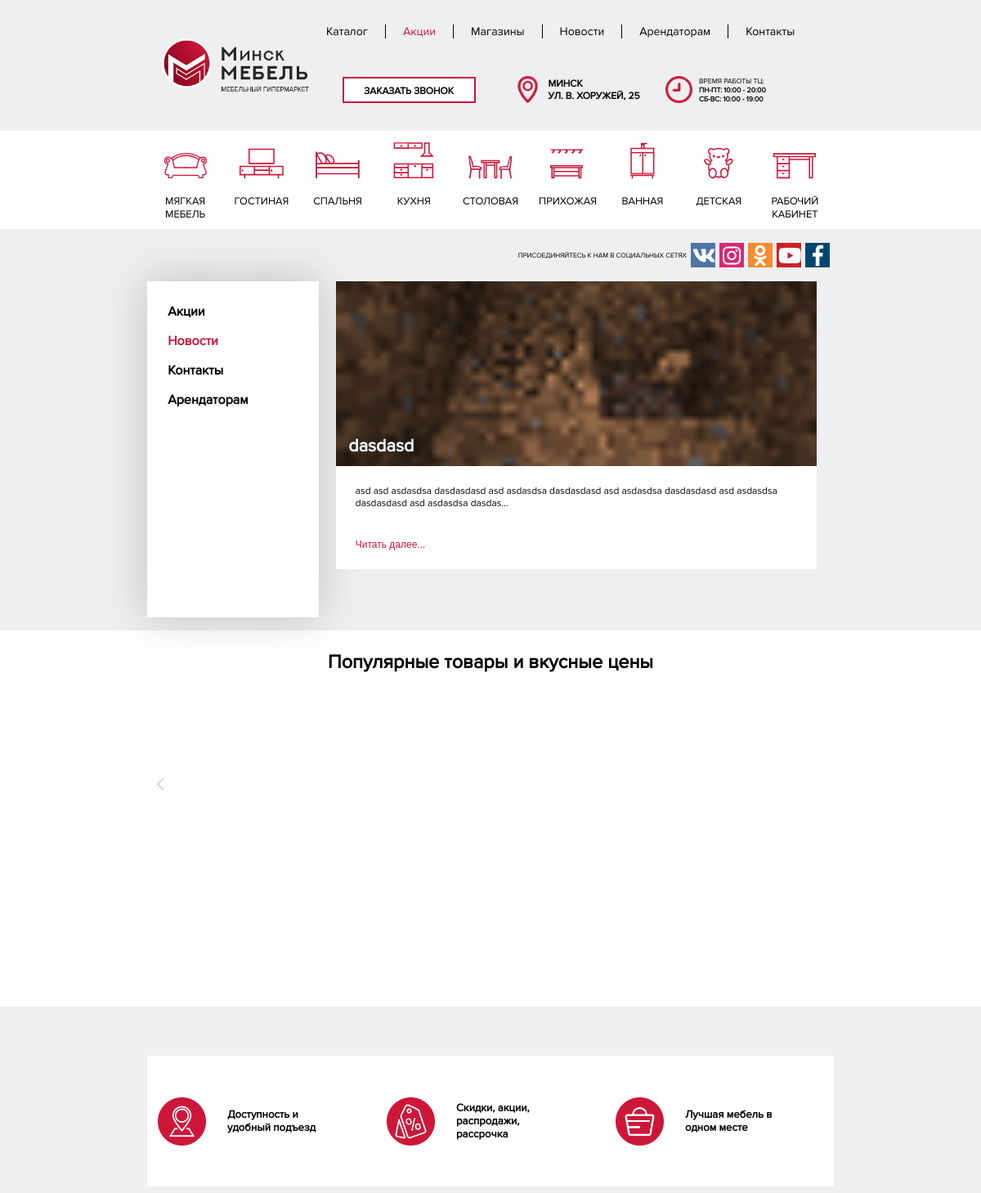
Before: /news/ (upper part) with the older database file.
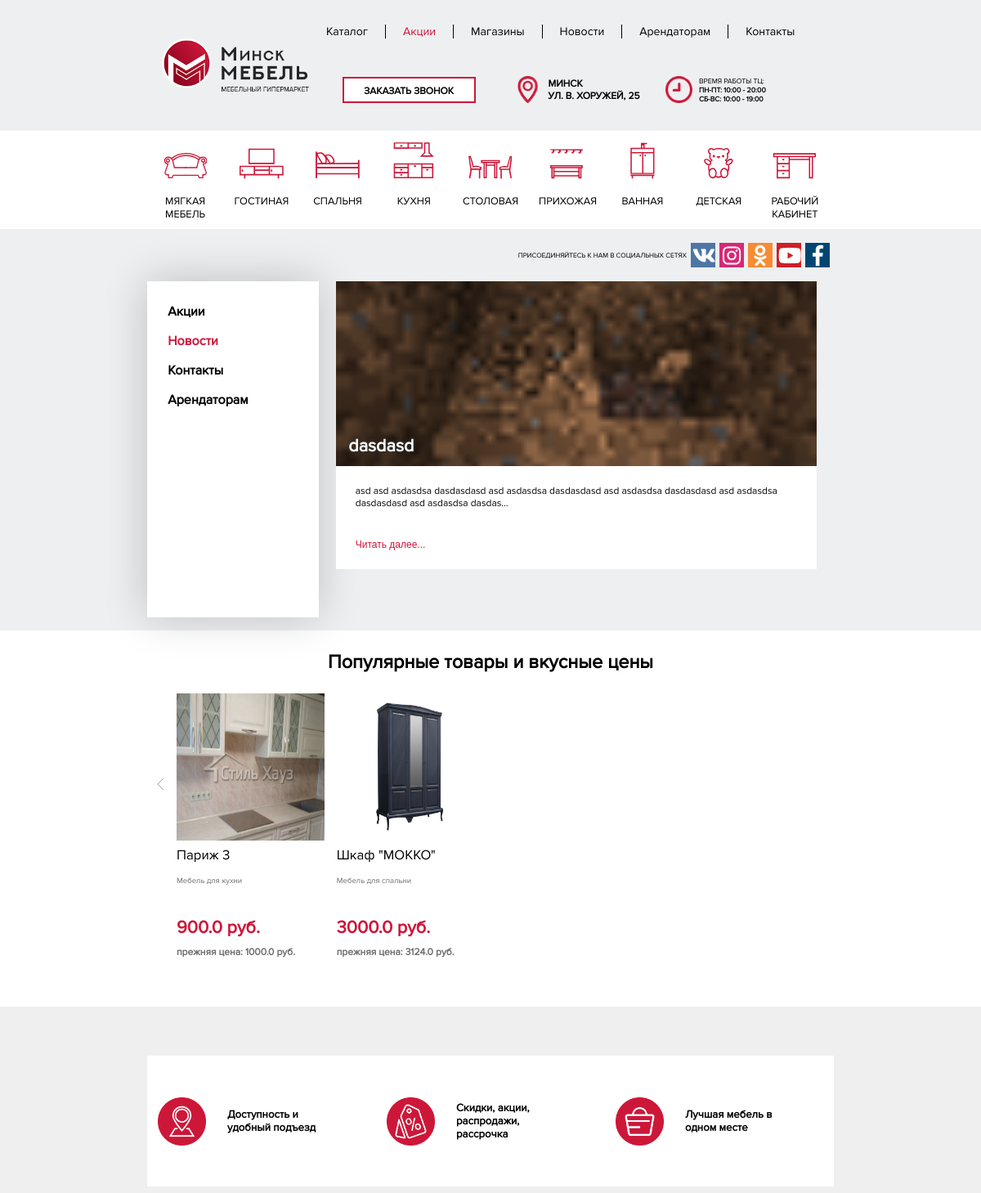
After: the same page with the newer database file.
### mainpage/models.py (models this page shows, shortened)
class New(models.Model):
    title = models.CharField("Заголовок новости", max_length=40)
    image = models.ImageField("Картинка", upload_to="", null=True, blank=True)
    date = models.DateField("Дата", default=datetime.today())
    discriotion = models.TextField("Текст новости")

### catalog/models.py (models this page shows, shortened)
class ShopItem(models.Model):
    categoryTemplate = (
        ('1', 'Мягкая мебель'),
        ('2', 'Гостиная'),
        ('3', 'Спальня'),
        ('4', 'Кухня'),
        ('5', 'Столовая'),
        ('6', 'Прихожая'),
        ('7', 'Ванная'),
        ('8', 'Детская'),
        ('9', 'Рабочий кабинет'),
    )
    title = models.CharField("Название товара",max_length=40)
    subtitle = models.CharField("Краткое описание",max_length=40)
    discriotion = models.TextField("Описание товара")
    size = models.CharField("Размеры",max_length=40, default=None, blank=True)
    matherial = models.CharField("Материал",max_length=40, default=None, blank=True)
    color = models.CharField("Цвета",max_length=40, default=None, blank=True)
    qualities = models.TextField("Доп. характеристики", default=None, blank=True)
    price = models.FloatField("Цена",default=0.00)
    isdiscount = models.BooleanField("На скидке?", default=False)
    newprice = models.FloatField("Новая цена (Если товар не на скидке, пожалуйста, укажите цену, равную обычной)", default=0.00);
    seller = models.ForeignKey(shops, on_delete=models.CASCADE, verbose_name="Поставщик")
    Category = models.CharField("Категория",default='Мягкая мебель',max_length=20, choices=categoryTemplate)
    inCollection = models.ForeignKey(Collection, on_delete=models.SET_NULL, null=True, verbose_name="Коллекция", blank=True)
    image = models.ImageField("Главное фото (обязательно)",upload_to="",null=False, blank=False)
    image1 = models.ImageField("Доп. фото (Необязательно)",default=None,upload_to="",null=True, blank=True)
    image2 = models.ImageField("Доп. фото (Необязательно)",default=None,upload_to="",null=True, blank=True)
    image3 = models.ImageField("Доп. фото (Необязательно)",default=None,upload_to="",null=True, blank=True)
    image4 = models.ImageField("Доп. фото (Необязательно)",default=None,upload_to="",null=True, blank=True)
    image5 = models.ImageField("Доп. фото (Необязательно)",default=None,upload_to="",null=True, blank=True)
    image6 = models.ImageField("Доп. фото (Необязательно)",default=None,upload_to="",null=True, blank=True)
    image7 = models.ImageField("Доп. фото (Необязательно)",default=None,upload_to="",null=True, blank=True)
    image8 = models.ImageField("Доп. фото (Необязательно)",default=None,upload_to="",null=True, blank=True)

### catalog/views.py (the view)
# urls.py: re_path(r'^news/$', views.allnews),
def allnews(request):
    form =forms.ContactForm()
    allnews = New.objects.all()
    alldiscounts1 = models.ShopItem.objects.all();
    alldiscounts = []
    for objj in alldiscounts1:
        if objj.isdiscount:
            alldiscounts.append(objj)
    return render(request, 'allnews.html', {'news': allnews, 'slider2': alldiscounts, "form" : form})

### catalog/templates/allnews.html (shortened to what the changed rows need)
<html>
<head>
    {% load staticfiles %}
    <link rel='stylesheet prefetch' href='https://cdnjs.cloudflare.com/ajax/libs/Swiper/4.0.7/css/swiper.min.css'>
 <link rel="stylesheet" type="text/css" href="{% static 'style.css' %}">
    <link rel="stylesheet" type="text/css" href="{% static 'css/style_index.css' %}">
    <link rel="stylesheet" type="text/css" href="{% static 'style_page.css' %}">
    <link rel="stylesheet" type="text/css" href="{% static 'style_contacts.css' %}">
        <link rel="stylesheet" type="text/css" href="{% static 'mainpage/css/menu.css' %}">
	<link rel="stylesheet" type="text/css" href="{% static 'mainpage/css/adaptation.css' %}">
<link rel="stylesheet" type="text/css" href="{% static 'mainpage/css/callslider.css' %}">
    <link rel="stylesheet"  href="{% static 'lightslider.css' %}"/>
    <link rel="stylesheet"  href="{% static 'slider2.css' %}"/>
</head>
<body>
  <contacts style="height: auto">
      <div class="howtoconnect" style="height: auto">
        <div class="mapandform" style="height:auto">
           {% for new in news %}
            <div class="news" style="width:100%; background-color: white;">
             <div class="name" style="width:100%;font-weight: bold;font-size: 1.8vw;padding-top: 32%;padding-bottom: 2%;font-family: Proxima;background: url({{new.image.url}});color: white;background-size: cover;background-position: center;"><a href="/news/{{new.id}}" style="text-decoration: none;margin-left: 15px;color: inherit;text-shadow: 0px 0px 5px #2f2f2f;">{{new.title}}</a> </div>
              <div class="content" style= "background-color:white;width:92%; font-size: 1vw;margin-bottom: 2%; padding: 4%; font-family: Proxima">
                  {{new.discriotion}}
              </div>
              <p class="readd" style="font-size: 1vw; background-color: white; padding-left: 4%; padding-bottom: 4%"><a href="/news/{{new.id}}" style="color: #CD1639;">Читать далее...</a></p>
            </div>
            {% endfor %}
        </div>
          </div>
  </contacts>
  <products style="background-color:white">
    <div class="slider2">
     <ul id="content-slider" class="content-slider">
               {% for objj in slider2 %}
             <div>
                  <li class="listitem" >
                  <div class="contentslider2">
                  		<div class="image" style="background-image: url({{objj.image.url}});"><a href="/catalog/{{objj.id}}/?category={{category}}" style="display: block; width: 100%; height: 100%"></a> </div>
                  		<div style="display:table; height: 10%">
                  			<div class="name">
                  				{{objj.title}}
                  			</div>
                  		</div>
                  		<div style="display:table; height: 7%">
                  			<div class="more">
                  				{{objj.subtitle}}
                  			</div>
                  		</div>
                  		<div style="display:table; height: 16%">
                  			<div class="price">
                  				{{objj.newprice}} руб.
                  			</div>
                  		</div>
                  		<div style="display:table; height: 7%">
                  			<div class="preprice">
                  				прежняя цена: {{objj.price}} руб.
                  			</div>
                  		</div>
                  </div>
                </li>
            </div>
             {% endfor %}
            </ul>
    </div>
  </products>
</body>
</html>

Changed rows visible on the page:
added ShopItem: image (picture), title "Париж 3", subtitle "Мебель для кухни", newprice "900.0", price "1000.0"
added ShopItem: image (picture), title "Шкаф \"МОККО\"", subtitle "Мебель для спальни", newprice "3000.0", price "3124.0"
